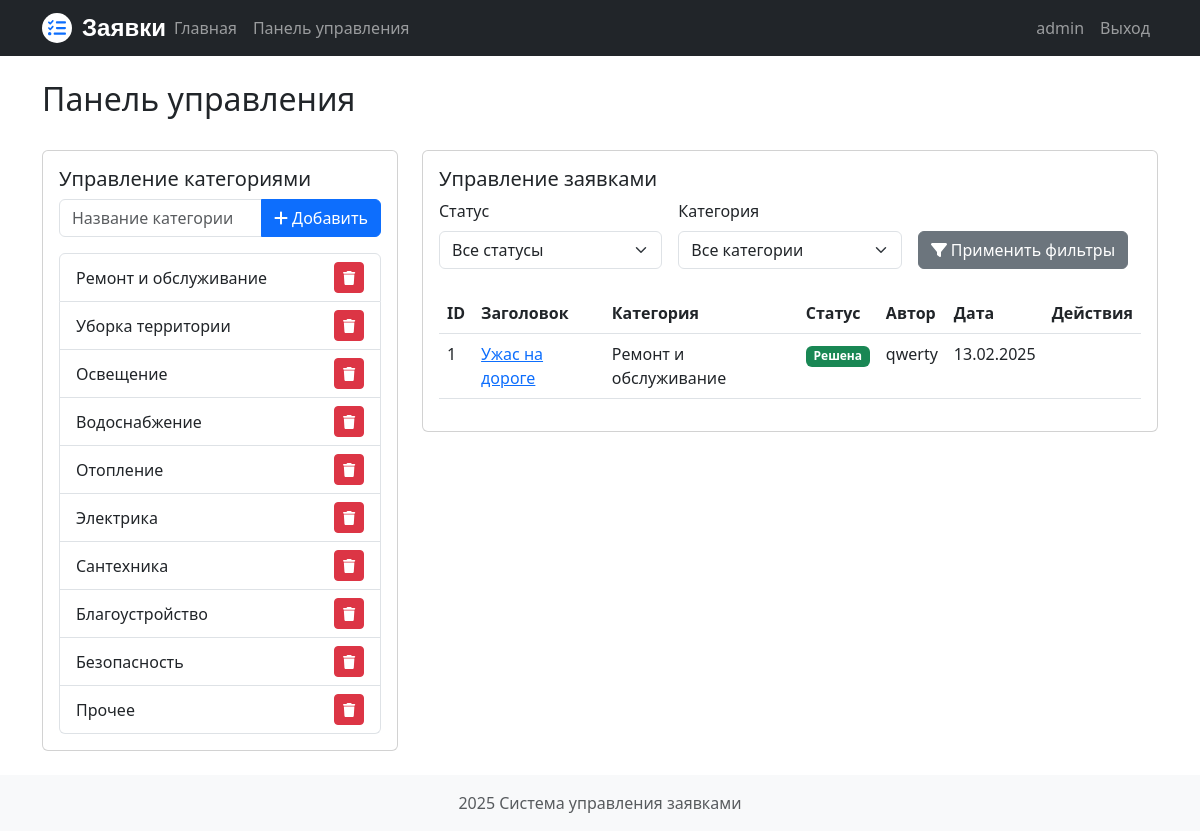
The page /admin (signed in) on the database its author committed.
### models.py (models this page shows)
class User(UserMixin, db.Model):
    id = db.Column(db.Integer, primary_key=True)
    username = db.Column(db.String(80), unique=True, nullable=False)
    email = db.Column(db.String(120), unique=True, nullable=False)
    password = db.Column(db.String(120), nullable=False)
    is_admin = db.Column(db.Boolean, default=False)
    requests = db.relationship('Request', backref='author', lazy=True)

class Category(db.Model):
    id = db.Column(db.Integer, primary_key=True)
    name = db.Column(db.String(100), nullable=False)
    requests = db.relationship('Request', backref='category', lazy=True, cascade='all, delete-orphan')

class Request(db.Model):
    id = db.Column(db.Integer, primary_key=True)
    title = db.Column(db.String(200), nullable=False)
    description = db.Column(db.Text, nullable=False)
    status = db.Column(db.String(20), default='Новая')
    created_at = db.Column(db.DateTime, default=datetime.utcnow)
    before_image = db.Column(db.String(200), nullable=False)
    after_image = db.Column(db.String(200))
    rejection_reason = db.Column(db.Text)
    user_id = db.Column(db.Integer, db.ForeignKey('user.id'), nullable=False)
    category_id = db.Column(db.Integer, db.ForeignKey('category.id'), nullable=False)

### app.py (the view)
@app.route('/admin')
@login_required
def admin_dashboard():
    if not current_user.is_admin:
        flash('Доступ запрещен')
        return redirect(url_for('dashboard'))
    status_filter = request.args.get('status')
    category_filter = request.args.get('category')
    query = Request.query
    if status_filter:
        query = query.filter_by(status=status_filter)
    if category_filter:
        query = query.filter_by(category_id=category_filter)
    requests = query.order_by(Request.created_at.desc()).all()
    categories = Category.query.all()
    return render_template('admin_dashboard.html', requests=requests, categories=categories)

### app.py (called while the page is built)
@login_manager.user_loader
def load_user(user_id):
    return User.query.get(int(user_id))

### templates/admin_dashboard.html (shortened to what this page needs)
{% extends "base.html" %}
{% block content %}
<div class="row">
    <div class="col-md-12 mb-4">
        <h2>Панель управления</h2>
    </div>
</div>
<div class="row">
    <div class="col-md-4 mb-4">
        <div class="card">
            <div class="card-body">
                <h5 class="card-title">Управление категориями</h5>
                <form method="POST" action="{{ url_for('add_category') }}" class="mb-3">
                    <div class="input-group">
                        <input type="text" class="form-control" name="category_name" placeholder="Название категории" required>
                        <button class="btn btn-primary" type="submit">
                            <i class="fas fa-plus"></i> Добавить
                        </button>
                    </div>
                </form>
                <div class="list-group">
                    {% for category in categories %}
                    <div class="list-group-item d-flex justify-content-between align-items-center">
                        {{ category.name }}
                        <button class="btn btn-danger btn-sm" onclick="if(confirmDelete('Удаление категории приведет к удалению всех связанных заявок. Продолжить?')) window.location.href='{{ url_for('delete_category', category_id=category.id) }}'">
                            <i class="fas fa-trash"></i>
                        </button>
                    </div>
                    {% endfor %}
                </div>
            </div>
        </div>
    </div>
    <div class="col-md-8 mb-4">
        <div class="card">
            <div class="card-body">
                <h5 class="card-title">Управление заявками</h5>
                <form class="row g-3 mb-4" method="GET">
                    <div class="col-md-4">
                        <label for="status" class="form-label">Статус</label>
                        <select class="form-select" id="status" name="status">
                            <option value="">Все статусы</option>
                        </select>
                    </div>
                    <div class="col-md-4">
                        <label for="category" class="form-label">Категория</label>
                        <select class="form-select" id="category" name="category">
                            <option value="">Все категории</option>
                        </select>
                    </div>
                    <div class="col-md-4 d-flex align-items-end">
                        <button type="submit" class="btn btn-secondary">
                            <i class="fas fa-filter"></i> Применить фильтры
                        </button>
                    </div>
                </form>
                <div class="table-responsive">
                    <table class="table table-hover">
                        <thead>
                            <tr>
                                <th>ID</th>
                                <th>Заголовок</th>
                                <th>Категория</th>
                                <th>Статус</th>
                                <th>Автор</th>
                                <th>Дата</th>
                                <th>Действия</th>
                            </tr>
                        </thead>
                        <tbody>
                            {% for request in requests %}
                            <tr>
                                <td>{{ request.id }}</td>
                                <td>
                                    <a href="#" data-bs-toggle="modal" data-bs-target="#requestModal{{ request.id }}">
                                        {{ request.title }}
                                    </a>
                                </td>
                                <td>{{ request.category.name }}</td>
                                <td>
                                    <span class="badge {% if request.status == 'Новая' %}bg-primary{% elif request.status == 'Решена' %}bg-success{% else %}bg-danger{% endif %}">
                                        {{ request.status }}
                                    </span>
                                </td>
                                <td>{{ request.author.username }}</td>
                                <td>{{ request.created_at.strftime('%d.%m.%Y') }}</td>
                                <td>
                                </td>
                            </tr>
                            {% endfor %}
                        </tbody>
                    </table>
                </div>
            </div>
        </div>
    </div>
</div>
{% endblock %}

### templates/base.html (shortened to what this page needs)
<!DOCTYPE html>
<html lang="ru">
<head>
    <link href="https://cdn.jsdelivr.net/npm/bootstrap@5.3.0/dist/css/bootstrap.min.css" rel="stylesheet">
    <link href="https://cdnjs.cloudflare.com/ajax/libs/font-awesome/6.0.0/css/all.min.css" rel="stylesheet">
    <link rel="stylesheet" href="{{ url_for('static', filename='css/style.css') }}">
    <link rel="stylesheet" href="{{ url_for('static', filename='css/logo.css') }}">
</head>
<body>
    <nav class="navbar navbar-expand-lg navbar-dark bg-dark">
        <div class="container">
            <a class="logo" href="{{ url_for('index') }}">
                <div class="logo-icon">
                    <i class="fas fa-tasks"></i>
                </div>
                <span>Заявки</span>
            </a>
            <div class="collapse navbar-collapse" id="navbarNav">
                <ul class="navbar-nav me-auto">
                    <li class="nav-item">
                        <a class="nav-link" href="{{ url_for('index') }}">Главная</a>
                    </li>
                    {% if current_user.is_authenticated %}
                        <li class="nav-item">
                            <a class="nav-link" href="{{ url_for('dashboard') }}">
                                {% if current_user.is_admin %}
                                    Панель управления
                                {% else %}
                                    Личный кабинет
                                {% endif %}
                            </a>
                        </li>
                    {% endif %}
                </ul>
                <ul class="navbar-nav">
                    {% if current_user.is_authenticated %}
                        <li class="nav-item">
                            <span class="nav-link">{{ current_user.username }}</span>
                        </li>
                        <li class="nav-item">
                            <a class="nav-link" href="{{ url_for('logout') }}">Выход</a>
                        </li>
                    {% endif %}
                </ul>
            </div>
        </div>
    </nav>
    <div class="container mt-4">
        {% block content %}{% endblock %}
    </div>
    <footer class="footer mt-auto py-3 bg-light">
        <div class="container text-center">
            <span class="text-muted"> 2025 Система управления заявками</span>
        </div>
    </footer>
</body>
</html>

### static/css/style.css (style rules this page uses)
body { min-height: 100vh; display: flex; flex-direction: column; }
@media (min-width: 1200px) { .container { max-width: 1140px; } }

### static/css/logo.css (style rules this page uses)
.logo { font-family: 'Arial', sans-serif; font-size: 24px; font-weight: bold; color: #fff; text-decoration: none; display: flex; align-items: center; gap: 10px; }
.logo-icon { width: 30px; height: 30px; background: #fff; border-radius: 50%; display: flex; align-items: center; justify-content: center; color: #0d6efd; font-size: 18px; }

### rows shown on the page
User: username "admin"
Category: name "Ремонт и обслуживание"
Category: name "Уборка территории"
Category: name "Освещение"
Category: name "Водоснабжение"
Category: name "Отопление"
Category: name "Электрика"
Category: name "Сантехника"
Category: name "Благоустройство"
Category: name "Безопасность"
Category: name "Прочее"
Request: id "1", title "Ужас на дороге", category.name "Ремонт и обслуживание", status "Решена", author.username "qwerty", created_at "13.02.2025"
